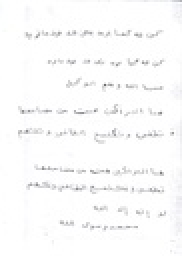
%> input picture HW#9/IMG.jpg, 91 x 128 px, shrunk from 2488 x 3496 before the run (shown 2 times larger)
$ octave --eval "result = median_average(imread('IMG.jpg'));"   (GNU Octave 9; MATLAB toolbox functions it lacks are replaced by stand-ins)
%> lines starting %> are read from the running program, lines starting %| are printed output that depends on the picture
### HW#9/average_filter.m
function g=average_filter(f,w)
% average_filter function used for intensity enhancement of the image using
% average filter techneque , the result of the the ehancement will be
% smother image
% f= the input (the image required to enhance)
% w= the filter mask
% g= the output image after enhancement.
%The output (response) of a smoothing, linear spatial filter is simply the average
%of the pixels contained in the neighborhood of the filter mask. These filters
%sometimes are called averaging filters. they
%also are referred to a lowpass filters.
%The idea behind smoothing filters is straightforward. By replacing the value
%of every pixel in an image by the average of the gray levels in the neighborhood
%defined by the filter mask, this process results in an image with reduced
%“sharp” transitions in gray levels.
% so averaging filters have the undesirable side effect that they blur edges.

[m,n]=size(f);
f=im2double(f);     % convert the data type of the image into double
[p,v]=size(w);
g=zeros(m,n);
p=(p-1)/2;          % exculde the boundary of the image
for i=(p+1):(m-p)
   for j=(p+1):(n-p)
    g(i,j)=sum(sum(w.*f(i-p:i+p,j-p:j+p)));
   end
end
g=g./(sum(sum(w)));  % averging the whole image matrix
g=im2uint8(g);      % convert the type of the image data to integer
end

### HW#9/median_average.m

%median filter, which, as its name implies, replaces the value of a pixel by the
%median of the gray levels in the neighborhood of that pixel (the original value
%of the pixel is included in the computation of the median). Median filters are
%quite popular because, for certain types of random noise, they provide excellent
%noise-reduction capabilities, with considerably less blurring than linear
%smoothing filters of similar size. Median filters are particularly effective in
%the presence of impulse noise, also called salt-and-pepper noise because of its
%appearance as white and black dots superimposed on an image.
%The image processed with the averaging filter has less visible noise,
%but the price paid is significant blurring.The superiority in all respects
% of median over average filtering in this case is quite evident.
% In general, median filtering is much better suited than averaging
% for the removal of additive salt-and-pepper noise.

function [g,y]=median_average(f)
% median and averaging filter
f=imread('I8.tif');
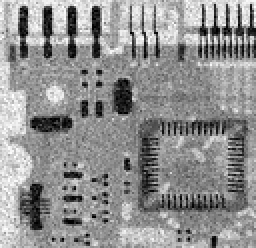
%> input picture HW#9/I8.tif, 128 x 124 px, shrunk from 455 x 440 before the run (shown 2 times larger)
%> f is the input picture: size 124x128 uint8; min 0, max 255, mean 144.2
[m,n]=size(f);
%> m = 124; n = 128
f=im2double(f);          %convert the data type of the image into double
%> f: size 124x128 double
w=ones(3,3);             %mask 3x3 for averaging filter
g=zeros(m,n);            %initialization the image matrix to zeros
p=1;
for i=2:m-1
    for j=2:n-1
    m=f(i-p:i+p,j-p:j+p);
    g(i,j)=median(median(m));  %computer the median for the entire 3x3 matrix each time
    end
end
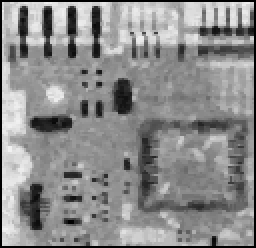
%> g: size 124x128 double (shown 2 times larger); min 0, max 0.949, mean 0.547
g=im2uint8(g);               %convert the type of the image data to integer
%> g: size 124x128 uint8
y=average_filter(f,w);
%> after the loop in average_filter, `for i=(p+1):(m-p)`:
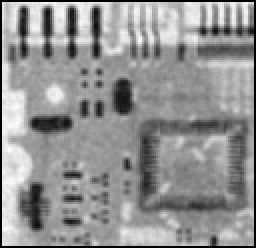
%> g: size 124x128 double (shown 2 times larger); min 0, max 8.51, mean 4.89; drawn with min black and max white
end
